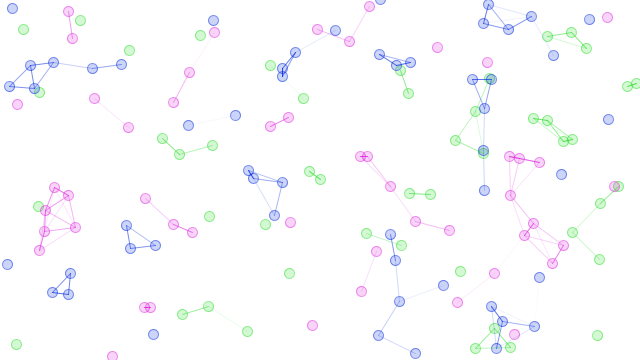
Frame 1 (no input)
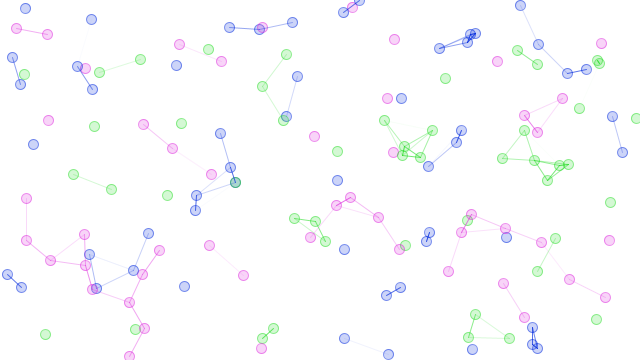
Frame 60 (the mouse pressed at the canvas centre just before this capture)
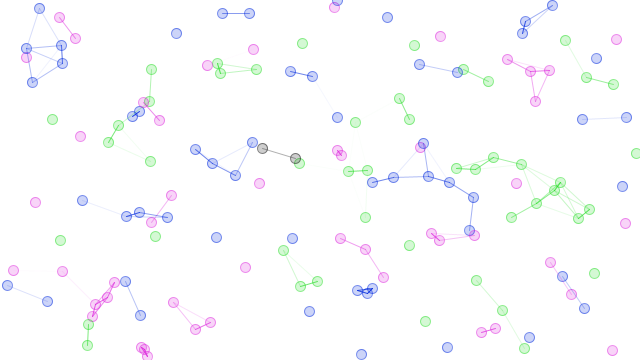
Frame 120 (the mouse held since frame 60 and released just before this capture)

The Processing sketch that drew these frames (run headless with seeded random() and noise(); from frame 60 on, the mouse is pressed at the canvas centre):

// Processing sketch: particulas2Dpruebas
// ── particulas2Dpruebas.pde
ParticleSystem ps;
int N = 150;
int radio;
color[] colores = new color[4];
int[][] network;


void setup() {
  size(640, 360);
  colorMode(RGB, 255, 255, 255, 100);
  colores[0] = color(0,40,220);
  colores[1] = color(220,40,220);
  colores[2] = color(40,220,40);
  colores[3] = color(10,10,10);
  
  network = new int[N][N];
  
  ps = new ParticleSystem(1, new PVector(width/2,height/2,0));
  for(int i = 0; i < N; i++){
    ps.addParticle(int(random(width-6*radio)+3*radio),int(random(height-6*radio)+3*radio));
  }
  smooth();
}

void draw() {
  background(255);
  ps.run();
  
}



class Particle {
  PVector loc;
  PVector vel;
  PVector acc;
  float r;
  float timer;
  int state;
  
  // Another constructor (the one we are using here)
  Particle(PVector l) {
    acc = new PVector(0,0,0);
    vel = new PVector(random(-1,1),random(-1,1),0);
    loc = l.get();
    r = 10.0;
    timer = 100.0;
    state = int(random(3));
  }

  void run() {
    update();
    render();
  }

  // Method to update location
  void update() {
    vel.add(acc);
    
    if(loc.x < r || loc.x > (width - r)){
      vel.x = -1*vel.x;
    }
    if(loc.y < r || loc.y > (height - r)){
      vel.y = -1*vel.y;
    }
    loc.add(vel);
    if(dist(loc.x,loc.y,mouseX,mouseY) < r){
      state = 3;
    }
    
    //timer -= 1.0;
  }

  // Method to displa
  void render() {
   ellipseMode(CENTER);
    stroke(colores[state],50);
    fill(colores[state],20);
    ellipse(loc.x,loc.y,r,r);
    
  }
  
  // Is the particle still useful?
  boolean dead() {
    if (timer <= 0.0) {
      return true;
    } else {
      return false;
    }
  }
  
   

}

// A class to describe a group of Particles
// An ArrayList is used to manage the list of Particles 

class ParticleSystem {

  ArrayList particles;    // An arraylist for all the particles
  PVector origin;        // An origin point for where particles are born

  ParticleSystem(int num, PVector v) {
    particles = new ArrayList();              // Initialize the arraylist
    origin = v.get();                        // Store the origin point
    for (int i = 0; i < num; i++) {
      particles.add(new Particle(origin));    // Add "num" amount of particles to the arraylist
    }
  }

  void run() {
    // Cycle through the ArrayList backwards b/c we are deleting
    for (int i = particles.size()-1; i >= 0; i--) {
      Particle p = (Particle) particles.get(i);
      p.run();
      
      
      
      if (p.dead()) {
        particles.remove(i);
      }
    }
    
    for (int i = particles.size()-1; i >  0; i--) {
      Particle p = (Particle) particles.get(i);
      for (int j = i-1; j >= 0; j--) {
        Particle q = (Particle) particles.get(j);
        
        int dista = int(dist(q.loc.x,q.loc.y,p.loc.x,p.loc.y));
        if(50 > dista && (p.state == q.state || p.state == 3)){
          q.state = p.state;
          stroke(colores[p.state],100-2*dista);
          line(q.loc.x,q.loc.y,p.loc.x,p.loc.y);
          
          }
        }
        
      }
    
      
    
    
  }

  void addParticle() {
    particles.add(new Particle(origin));
  }
  
    void addParticle(float x, float y) {
    particles.add(new Particle(new PVector(x,y)));
  }

  void addParticle(Particle p) {
    particles.add(p);
  }

  // A method to test if the particle system still has particles
  boolean dead() {
    if (particles.isEmpty()) {
      return true;
    } else {
      return false;
    }
  }

}
